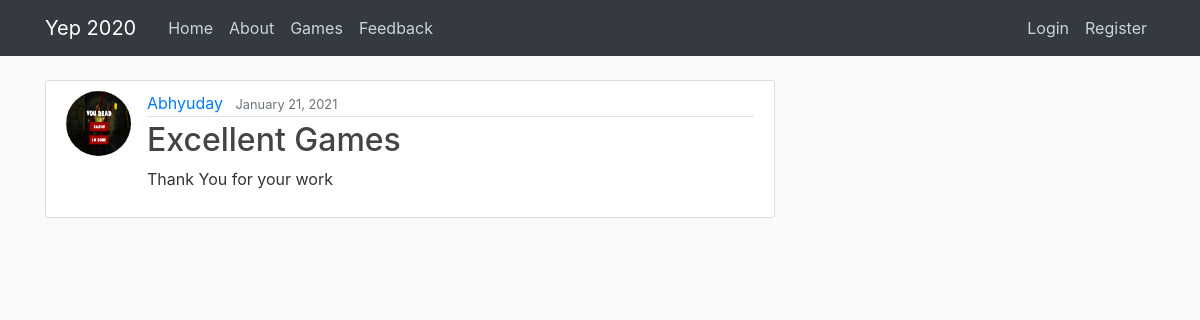
The app's page /post/1/ with its own data.
### games/models.py (models this page shows, shortened)
class Post(models.Model):
    title = models.CharField(max_length=100)
    content = models.TextField()
    date_posted = models.DateTimeField(default=timezone.now)
    author = models.ForeignKey(User, on_delete=models.CASCADE)

### users/models.py (models this page shows, shortened)
class Profile(models.Model):
    user = models.OneToOneField(User, on_delete=models.CASCADE)
    image = models.ImageField(default='default.jpg', upload_to='profile_pics')

### games/views.py (the view)
# urls.py: path('post/<int:pk>/', PostDetailView.as_view(), name='post-detail'),
class PostDetailView(DetailView):
    model = Post

### games/templates/games/post_detail.html (shortened to what this page needs)
{% extends "games/base.html" %}
{% block content %}
  <article class="media content-section">
    <img class="rounded-circle article-img" src="{{ object.author.profile.image.url }}">
    <div class="media-body">
      <div class="article-metadata">
        <a class="mr-2" href="{% url 'user-posts' object.author.username %}">{{ object.author }}</a>
        <small class="text-muted">{{ object.date_posted|date:"F d, Y" }}</small>
      </div>
      <h2 class="article-title">{{ object.title }}</h2>
      <p class="article-content">{{ object.content }}</p>
    </div>
  </article>
{% endblock content %}

### games/static/blog/main.css (style rules this page uses)
body { background: #fafafa; color: #333333; margin-top: 5rem; }
h1, h2, h3, h4, h5, h6 { color: #444444; }
.content-section { background: #ffffff; padding: 10px 20px; border: 1px solid #dddddd; border-radius: 3px; margin-bottom: 20px; }
.article-title { color: #444444; }
.article-content { white-space: pre-line; }
.article-img { height: 65px; width: 65px; margin-right: 16px; }
.article-metadata { padding-bottom: 1px; margin-bottom: 4px; border-bottom: 1px solid #e3e3e3 }

### records on screen
Post: author.profile.image (picture), author "Abhyuday", date_posted "January 21, 2021", title "Excellent Games", content "Thank You for your work"
